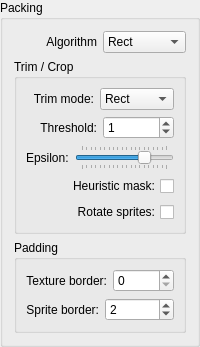
          <widget class="QGroupBox" name="groupBox_2">
           <property name="title">
            <string>Packing</string>
           </property>
           <layout class="QVBoxLayout" name="verticalLayout_12">
            <item>
             <layout class="QHBoxLayout" name="horizontalLayout">
              <item>
               <widget class="QLabel" name="label">
                <property name="enabled">
                 <bool>true</bool>
                </property>
                <property name="sizePolicy">
                 <sizepolicy hsizetype="Preferred" vsizetype="Preferred">
                  <horstretch>0</horstretch>
                  <verstretch>0</verstretch>
                 </sizepolicy>
                </property>
                <property name="text">
                 <string>Algorithm</string>
                </property>
                <property name="alignment">
                 <set>Qt::AlignRight|Qt::AlignTrailing|Qt::AlignVCenter</set>
                </property>
               </widget>
              </item>
              <item>
               <widget class="QComboBox" name="algorithmComboBox">
                <property name="enabled">
                 <bool>true</bool>
                </property>
                <property name="toolTip">
                 <string>&lt;html&gt;&lt;head/&gt;&lt;body&gt;&lt;p&gt;&lt;span style=&quot; font-size:18pt; font-weight:600;&quot;&gt;Algorithm&lt;/span&gt;&lt;/p&gt;&lt;p&gt;There is currently one algorithm&lt;/p&gt;&lt;p&gt;&lt;span style=&quot; font-size:14pt; font-weight:600;&quot;&gt;Rect&lt;/span&gt;&lt;/p&gt;&lt;p&gt;BinPack2D is a 2 dimensional, multi-bin, bin-packer. ( Texture Atlas Array! )&lt;/p&gt;&lt;p&gt;It supports an arbitrary number of bins, at arbitrary sizes.&lt;/p&gt;&lt;p&gt;rectangles can be added one at a time, chunks at a time, or all at once.&lt;/p&gt;&lt;/body&gt;&lt;/html&gt;</string>
                </property>
                <item>
                 <property name="text">
                  <string>Rect</string>
                 </property>
                </item>
                <item>
                 <property name="text">
                  <string>Polygon</string>
                 </property>
                </item>
               </widget>
              </item>
             </layout>
            </item>
            <item>
             <widget class="QGroupBox" name="property_trimCropGroupBox">
              <property name="title">
               <string>Trim / Crop</string>
              </property>
              <property name="checkable">
               <bool>false</bool>
              </property>
              <layout class="QVBoxLayout" name="verticalLayout_4">
               <item>
                <layout class="QHBoxLayout" name="horizontalLayout_5">
                 <item>
                  <widget class="QLabel" name="label_5">
                   <property name="enabled">
                    <bool>true</bool>
                   </property>
                   <property name="sizePolicy">
                    <sizepolicy hsizetype="Preferred" vsizetype="Preferred">
                     <horstretch>0</horstretch>
                     <verstretch>0</verstretch>
                    </sizepolicy>
                   </property>
                   <property name="text">
                    <string>Trim mode:</string>
                   </property>
                   <property name="alignment">
                    <set>Qt::AlignRight|Qt::AlignTrailing|Qt::AlignVCenter</set>
                   </property>
                  </widget>
                 </item>
                 <item>
                  <widget class="QComboBox" name="trimModeComboBox">
                   <property name="enabled">
                    <bool>true</bool>
                   </property>
                   <property name="toolTip">
                    <string>&lt;html&gt;&lt;head/&gt;&lt;body&gt;&lt;p&gt;&lt;span style=&quot; font-size:18pt; font-weight:600;&quot;&gt;Trim / Crop&lt;/span&gt;&lt;/p&gt;&lt;p&gt;Removes transparent pixels from a sprite's border.&lt;/p&gt;&lt;p&gt;&lt;span style=&quot; font-size:14pt; font-weight:600;&quot;&gt;Rect&lt;/span&gt;&lt;/p&gt;&lt;p&gt;Removes the transparency around a sprite. The sprites appear to have their original size when using them.&lt;/p&gt;&lt;p&gt;&lt;span style=&quot; font-size:14pt; font-weight:600;&quot;&gt;Polygon&lt;/span&gt;&lt;/p&gt;&lt;p&gt;&lt;span style=color:#323333;&quot;&gt;The amount of rendered transparency can be reduced by creating a tight fitting polygon around the solid pixels of a sprite. But: The vertices must be transformed by the CPU — introducing new costs.&lt;/span&gt;&lt;/p&gt;&lt;/body&gt;&lt;/html&gt;</string>
                   </property>
                   <item>
                    <property name="text">
                     <string>Rect</string>
                    </property>
                   </item>
                   <item>
                    <property name="text">
                     <string>Polygon</string>
                    </property>
                   </item>
                  </widget>
                 </item>
                </layout>
               </item>
               <item>
                <layout class="QHBoxLayout" name="horizontalLayout_3">
                 <item>
                  <widget class="QLabel" name="label_3">
                   <property name="sizePolicy">
                    <sizepolicy hsizetype="Preferred" vsizetype="Preferred">
                     <horstretch>0</horstretch>
                     <verstretch>0</verstretch>
                    </sizepolicy>
                   </property>
                   <property name="text">
                    <string>Threshold:</string>
                   </property>
                   <property name="alignment">
                    <set>Qt::AlignRight|Qt::AlignTrailing|Qt::AlignVCenter</set>
                   </property>
                  </widget>
                 </item>
                 <item>
                  <widget class="QSpinBox" name="trimSpinBox">
                   <property name="toolTip">
                    <string>&lt;html&gt;&lt;head/&gt;&lt;body&gt;&lt;p&gt;&lt;span style=&quot; font-size:18pt; font-weight:600;&quot;&gt;Trim/Crop&lt;/span&gt;&lt;/p&gt;&lt;p&gt;Allowed values: 1 to 255, default is 1.&lt;/p&gt;&lt;p&gt;Pixels with an alpha value below this value will be considered transparent when trimming the sprite.&lt;/p&gt;&lt;p&gt;Very useful for sprites with nearly invisible alpha pixels at the borders.&lt;/p&gt;&lt;/body&gt;&lt;/html&gt;</string>
                   </property>
                   <property name="maximum">
                    <number>9999</number>
                   </property>
                   <property name="value">
                    <number>1</number>
                   </property>
                  </widget>
                 </item>
                </layout>
               </item>
               <item>
                <layout class="QHBoxLayout" name="horizontalLayout_10">
                 <item>
                  <widget class="QLabel" name="label_10">
                   <property name="text">
                    <string>Epsilon:</string>
                   </property>
                  </widget>
                 </item>
                 <item>
                  <widget class="QSlider" name="epsilonHorizontalSlider">
                   <property name="minimum">
                    <number>10</number>
                   </property>
                   <property name="maximum">
                    <number>200</number>
                   </property>
                   <property name="value">
                    <number>150</number>
                   </property>
                   <property name="tracking">
                    <bool>true</bool>
                   </property>
                   <property name="orientation">
                    <enum>Qt::Horizontal</enum>
                   </property>
                   <property name="invertedControls">
                    <bool>false</bool>
                   </property>
                   <property name="tickPosition">
                    <enum>QSlider::TicksBothSides</enum>
                   </property>
                  </widget>
                 </item>
                </layout>
               </item>
               <item>
                <layout class="QHBoxLayout" name="horizontalLayout_8">
                 <item>
                  <widget class="QCheckBox" name="heuristicMaskCheckBox">
                   <property name="toolTip">
                    <string>&lt;html&gt;&lt;head/&gt;&lt;body&gt;&lt;p&gt;&lt;span style=&quot; font-size:14pt; font-weight:600;&quot;&gt;Heuristic mask&lt;/span&gt;&lt;/p&gt;&lt;p&gt;Creates transparency in images that come with a single solid background color.&lt;br/&gt;Uses the pixels at the corners to identify that color.&lt;/p&gt;&lt;/body&gt;&lt;/html&gt;</string>
                   </property>
                   <property name="layoutDirection">
                    <enum>Qt::RightToLeft</enum>
                   </property>
                   <property name="text">
                    <string>Heuristic mask:</string>
                   </property>
                  </widget>
                 </item>
                </layout>
               </item>
               <item>
                <layout class="QHBoxLayout" name="horizontalLayout_11">
                 <item>
                  <widget class="QCheckBox" name="rotateSpritesCheckBox">
                   <property name="layoutDirection">
                    <enum>Qt::RightToLeft</enum>
                   </property>
                   <property name="text">
                    <string>Rotate sprites:</string>
                   </property>
                  </widget>
                 </item>
                </layout>
               </item>
              </layout>
             </widget>
            </item>
            <item>
             <widget class="QGroupBox" name="groupBox">
              <property name="title">
               <string>Padding</string>
              </property>
              <layout class="QVBoxLayout" name="verticalLayout_5">
               <item>
                <layout class="QHBoxLayout" name="horizontalLayout_4">
                 <item>
                  <widget class="QLabel" name="label_4">
                   <property name="sizePolicy">
                    <sizepolicy hsizetype="Preferred" vsizetype="Preferred">
                     <horstretch>0</horstretch>
                     <verstretch>0</verstretch>
                    </sizepolicy>
                   </property>
                   <property name="text">
                    <string>Texture border:</string>
                   </property>
                   <property name="alignment">
                    <set>Qt::AlignRight|Qt::AlignTrailing|Qt::AlignVCenter</set>
                   </property>
                  </widget>
                 </item>
                 <item>
                  <widget class="QSpinBox" name="textureBorderSpinBox">
                   <property name="toolTip">
                    <string>&lt;html&gt;&lt;head/&gt;&lt;body&gt;&lt;p&gt;&lt;span style=&quot; font-size:18pt; font-weight:600;&quot;&gt;Texture border&lt;/span&gt;&lt;/p&gt;&lt;p&gt;Border of the sprite sheet, value adds transparent pixels around the borders of the sprite sheet. Default value is 0.&lt;/p&gt;&lt;/body&gt;&lt;/html&gt;</string>
                   </property>
                   <property name="maximum">
                    <number>9999</number>
                   </property>
                  </widget>
                 </item>
                </layout>
               </item>
               <item>
                <layout class="QHBoxLayout" name="horizontalLayout_2">
                 <item>
                  <widget class="QLabel" name="label_2">
                   <property name="sizePolicy">
                    <sizepolicy hsizetype="Preferred" vsizetype="Preferred">
                     <horstretch>0</horstretch>
                     <verstretch>0</verstretch>
                    </sizepolicy>
                   </property>
                   <property name="text">
                    <string>Sprite border:</string>
                   </property>
                   <property name="alignment">
                    <set>Qt::AlignRight|Qt::AlignTrailing|Qt::AlignVCenter</set>
                   </property>
                  </widget>
                 </item>
                 <item>
                  <widget class="QSpinBox" name="spriteBorderSpinBox">
                   <property name="toolTip">
                    <string>&lt;html&gt;&lt;head/&gt;&lt;body&gt;&lt;p&gt;&lt;span style=&quot; font-size:18pt; font-weight:600;&quot;&gt;Sprite border&lt;/span&gt;&lt;/p&gt;&lt;p&gt;Sprite border is the space between sprites. Value adds transparent pixels between sprites to avoid artifacts from neighbor sprites. The transparent pixels are not added to the sprites, default is 2.&lt;/p&gt;&lt;/body&gt;&lt;/html&gt;</string>
                   </property>
                   <property name="maximum">
                    <number>9999</number>
                   </property>
                   <property name="value">
                    <number>2</number>
                   </property>
                  </widget>
                 </item>
                </layout>
               </item>
              </layout>
             </widget>
            </item>
           </layout>
          </widget>
